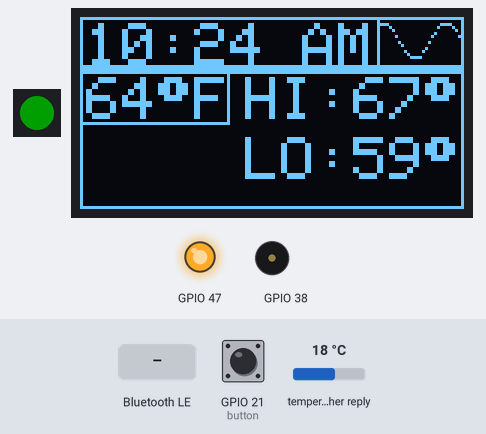
The program below on a simulated ESP32-S3. On the bench: 1 RGB LEDs in strip order, left to right, 128×64 one-colour display, output pins drawn as LEDs (lit = HIGH), buzzer (waves = sounding). The test bench sets the inputs (shaded band); at power-on: GPIO 21 (button) LOW, temperature in the weather reply 18 °C. Dim RGB values are drawn brighter than linear; WiFi joins after 1.5 s; servers stay silent unless stated; the local clock reads 2024-03-15 10:24:30 at power-on unless the program sets it; nothing arrives over Bluetooth unless stated; a phone connects over Bluetooth LE 3 s after start; web services answer with replies made up by the test bench; what the program prints to the serial monitor is not drawn.

Above: at 4.9 s.
5.0 s: Bluetooth LE write "1" received
At 6.2 s:
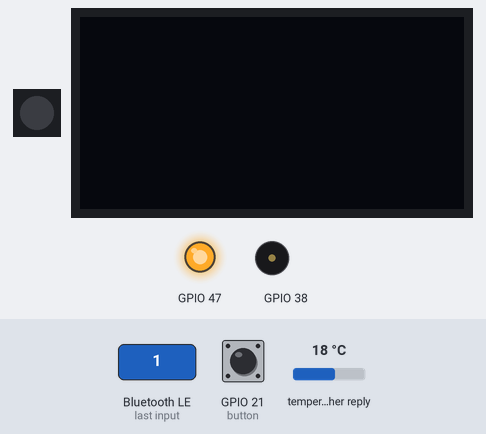
6.8 s: GPIO 21 (button) pulled HIGH for 0.15 s
7.5 s: GPIO 21 (button) pulled HIGH for 1 s
At 8.6 s:
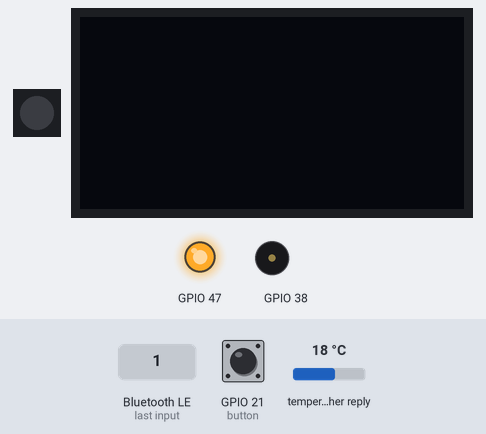
Timing chart, 0 to 10.5 s (numbered marks = the images above; inputs shaded):
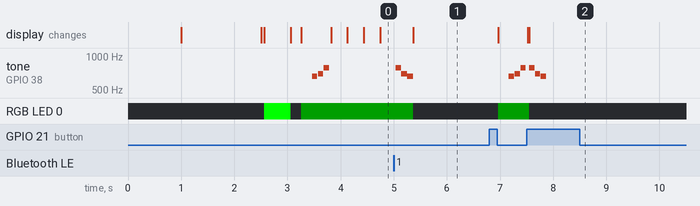

Measured:
- after the input at 5.0 s, tone on GPIO 38: silent → 784 Hz at once, → 698 Hz 0.11 s later, → 659 Hz 0.11 s later, → silent 0.11 s later; the display: changes after 0.37 s (image 1)
- after the input at 6.8 s, tone on GPIO 38: plays 659 Hz for 0.10 s, 698 Hz for 0.10 s, 784 Hz for 0.10 s, starting after 0.37 s; RGB LED 0: off → RGB(0, 30, 0) after 0.17 s
- after the input at 7.5 s, tone on GPIO 38: plays 784 Hz for 0.10 s, 698 Hz for 0.10 s, 659 Hz for 0.10 s, starting after 0.05 s

The program:

main.cpp
```cpp
#include <Arduino.h>
#include <Adafruit_NeoPixel.h>
#include <driver/touch_pad.h>
#include <Wifi.h>
#include <Wire.h>
#include <Adafruit_GFX.h>
#include <Adafruit_SSD1306.h>
#include <Buzzer.h>
#include <HTTPClient.h>
#include <ArduinoJson.h>
#define OLED_RESET -1
#define SCREEN_ADDRESS 0x3C

/* PINOUT
38 - buzzer
5 - SDA
6 - SCL
*/

// OLED definitions
#define SCREEN_WIDTH 128
#define SCREEN_HEIGHT 64
Adafruit_SSD1306 display(SCREEN_WIDTH, SCREEN_HEIGHT, &Wire, OLED_RESET);
#define SDA 5
#define SCL 6
char buffer[32];

// logo definition
const unsigned char logo[] PROGMEM = {
    0x80, 0x40, 0xbf, 0x40, 0xb3, 0x40, 0xb3, 0x40, 0xb3, 0x40, 0xa1, 0x40, 0xa1, 0x40, 0xbf, 0x40,
    0xde, 0xc0, 0xe1, 0xc0};

// Buzzer definitions
Buzzer buzzer(38);

// toggle button
bool button_state = false;
int button = 21;
volatile unsigned long lastDebounceTime = 0;
const unsigned long debounceDelay = 200;

// function prototypes
void turnOn();
void turnOff();
void updateWeather();
void drawSineWave(int y0, int height, int width);
void buttonToggle();

// weather API deifnitions
const float lat = 41.7143938;
const float lon = -88.0181318;
String serverPath = "https://api.open-meteo.com/v1/forecast?latitude=41.7143938&longitude=-88.0181318&current=temperature_2m,weather_code&daily=temperature_2m_max,temperature_2m_min&temperature_unit=fahrenheit&forecast_days=1";
const unsigned long timerDelay = 60000;
int lastWeather = 0;
int timeUpdate = 0;
HTTPClient http;
char currentTemp[8];
char lowTemp[8];
char highTemp[8];

// neopixel definitions
#define LED_PIN 48
#define LED_COUNT 1
Adafruit_NeoPixel strip(LED_COUNT, LED_PIN, NEO_GRB + NEO_KHZ800);

// bluetooth definitions
#include <BLEDevice.h>
#include <BLEUtils.h>
#include <BLEServer.h>
#define SERVICE_UUID "4fa87c0d-1234-4a2e-afe1-c746357d0d64"
#define CHARACTERISTIC_UUID "beb5483e-36e1-4688-b7f5-ea07361b26a8"
volatile bool toggle = false;
bool deviceConnected = false;
const unsigned long timeout = 100;
volatile unsigned long lastPacketTime = 0;

// wifi definitions
const char *ntpServer = "us.pool.ntp.org";
const long gmtOffset_sec = -3600 * 6;
const int daylightOffset_sec = 3600;
struct tm timeinfo;
int hour;
int adjustedHour;
int minute;
int seconds;
unsigned long lastUpdate = 0;

// machine state enum
enum MachineStates
{
  ON,
  OFF
};
MachineStates currentState = OFF;

// Callback class to handle data written from the phone app
class MyCallbacks : public BLECharacteristicCallbacks
{
  void onWrite(BLECharacteristic *pCharacteristic)
  {
    std::string value = pCharacteristic->getValue();

    if (value.length() > 0)
    {
      Serial.print("Received Value: ");
      for (int i = 0; i < value.length(); i++)
      {
        Serial.print(value[i]);
      }
      Serial.println();

      if (value == "1")
      {
        toggle = !toggle;
        if (toggle)
        {
          turnOn();
        }
        else
        {
          turnOff();
        }
      }
    }
  }
};

class MyServerCallbacks : public BLEServerCallbacks
{
  void onConnect(BLEServer *pServer)
  {
    deviceConnected = true;
    // Serial.println("Phone connected!");
  };

  void onDisconnect(BLEServer *pServer)
  {
    deviceConnected = false;
    toggle = false;
    Serial.println("Phone disconnected. Restarting advertising...");
    // Restart advertising so it can be discovered again
    BLEDevice::startAdvertising();
  }
};

void setup()
{
  Serial.begin(115200);
  delay(1000);
  pinMode(47, OUTPUT);
  digitalWrite(47, HIGH);
  strip.begin();
  strip.show();

  WiFi.begin("Pach", "artek122!");
  while (WiFi.status() != WL_CONNECTED)
  {
    delay(100);
    Serial.print(".");
  }
  configTime(gmtOffset_sec, daylightOffset_sec, ntpServer);

  // screen itinialization
  Wire.begin(SDA, SCL);
  while (!display.begin(SSD1306_SWITCHCAPVCC, SCREEN_ADDRESS))
  {
    Serial.println(F("SSD1306 allocation failed, trying again"));
    delay(100);
  }
  display.clearDisplay();
  display.display();
  display.setTextSize(2);
  display.setTextColor(SSD1306_WHITE);
  display.ssd1306_command(0xF0);

  // bluetooth initialization
  BLEDevice::init("fart cannon");
  BLEServer *pServer = BLEDevice::createServer();
  pServer->setCallbacks(new MyServerCallbacks());
  BLEService *pService = pServer->createService(SERVICE_UUID);
  BLECharacteristic *pCharacteristic = pService->createCharacteristic(CHARACTERISTIC_UUID, BLECharacteristic::PROPERTY_WRITE);
  pCharacteristic->setCallbacks(new MyCallbacks());
  pService->start();
  BLEAdvertising *pAdvertising = BLEDevice::getAdvertising();
  pAdvertising->addServiceUUID(SERVICE_UUID);
  pAdvertising->setScanResponse(true);
  pAdvertising->setMinPreferred(0x06); // functions that help with iPhone connections
  pAdvertising->setMinPreferred(0x12);
  BLEDevice::startAdvertising();

  strip.setPixelColor(0, 0, 255, 0);
  strip.show();
  delay(500);
  strip.setPixelColor(0, 0, 0, 0);
  strip.show();

  updateWeather();
  turnOn();
  toggle = 1;

  // button initialization
  pinMode(button, INPUT_PULLDOWN);
  attachInterrupt(digitalPinToInterrupt(button), buttonToggle, RISING);
}

void loop()
{

  if (button_state)
  {
    button_state = false;
    if (toggle)
    {
      turnOff();
    }
    else
    {
      turnOn();
    }
    toggle = !toggle;
  }
  if (millis() - timeUpdate >= 1000)
  {
    timeUpdate = millis();
    getLocalTime(&timeinfo);
    hour = timeinfo.tm_hour;
    minute = timeinfo.tm_min;
    seconds = timeinfo.tm_sec;
    adjustedHour = hour % 12;
  }

  switch (currentState)
  {
  case ON:

    if (millis() - lastWeather >= timerDelay)
    {
      lastWeather = millis();
      updateWeather();
    }

    if (millis() - lastUpdate >= 1000)
    {
      lastUpdate = millis();
      display.clearDisplay();

      if (adjustedHour == 0)
      {
        adjustedHour = 12;
      }

      if (minute < 10.0)
      {
        // Serial.printf("%i:%i%i:%i", (int)adjustedHour, 0, (int)minute, seconds);
        sprintf(buffer, "%i:%i%i", (int)adjustedHour, 0, (int)minute);
      }
      else if (minute >= 10.0)
      {
        // Serial.printf("%i:%i:%i", (int)adjustedHour, (int)minute, seconds);
        sprintf(buffer, "%i:%i", (int)adjustedHour, (int)minute);
      }

      if (hour >= 12)
      {
        // Serial.println(" PM");
        sprintf(buffer + strlen(buffer), " PM");
      }
      else
      {
        // Serial.println(" AM");
        sprintf(buffer + strlen(buffer), " AM");
      }
      display.setTextSize(2);
      display.setCursor(2, 2);
      display.print(buffer);

      // current temperature display
      int16_t x1, y1;
      uint16_t w1, h1;
      display.setCursor(2, 20);
      display.setTextSize(2);
      display.print(currentTemp);
      display.print((char)247);
      display.print("F");
      display.getTextBounds(currentTemp, 2, 20, &x1, &y1, &w1, &h1);
      display.drawRect(0, 18, (w1 + 2 + 24), (h1 + 2), SSD1306_WHITE);

      // high temperature display
      display.setTextSize(2);
      display.setCursor(55, 20);
      display.print("HI:");
      display.print(highTemp);
      display.print((char)247);
      // display.print("F");

      // low temperature display
      display.setTextSize(2);
      display.setCursor(55, 40);
      display.print("LO:");
      display.print(lowTemp);
      display.print((char)247);
      // display.print("F");
    }

    // add borders
    int16_t x, y;
    uint16_t w, h;
    display.getTextBounds(buffer, 1, 2, &x, &y, &w, &h);
    display.drawRect(0, 0, 100, (h + 2), SSD1306_WHITE);
    display.fillRect(0, (h + 2) - 2, 128, 3, SSD1306_WHITE);
    display.drawRect(0, 0, 128, 64, SSD1306_WHITE);

    // add icon in top right corner
    // display.drawBitmap(100, 2, logo, 10, 10, SSD1306_WHITE);

    drawSineWave(8, 6, 27);
    display.display();

    break;
  case OFF:
    // Serial.println("Machine is OFF");
    delay(200);
    break;
  }

  if (hour == 6 && minute == 0 && seconds == 0)
  {
    currentState = ON;
    buzzer.sound(NOTE_E5, 100);
    buzzer.sound(NOTE_F5, 100);
    buzzer.sound(NOTE_B6, 1000);
    delay(1000);
    buzzer.sound(NOTE_E5, 100);
    buzzer.sound(NOTE_F5, 100);
    buzzer.sound(NOTE_B6, 1000);
    delay(1000);
    buzzer.sound(NOTE_E5, 100);
    buzzer.sound(NOTE_F5, 100);
    buzzer.sound(NOTE_B6, 1000);
  }
}

void updateWeather()
{
  http.begin(serverPath);
  int httpResponseCode = http.GET();

  if (httpResponseCode == HTTP_CODE_OK)
  {
    String payload = http.getString();
    JsonDocument doc;
    deserializeJson(doc, payload);

    // Current Temperature
    float tempCurrent = doc["current"]["temperature_2m"];
    sprintf(currentTemp, "%.0f", tempCurrent);

    // Today's High & Low (First element in the daily arrays)
    float tempMax = doc["daily"]["temperature_2m_max"][0];
    float tempMin = doc["daily"]["temperature_2m_min"][0];
    sprintf(highTemp, "%.0f", tempMax);
    sprintf(lowTemp, "%.0f", tempMin);

    // weather code
    int weatherCode = doc["current"]["weather_code"];
  }

  http.end();
}

void drawSineWave(int y0, int height, int width) // generated by chatGPT not gonna lie
{
  static float phase = 0;   // scroll offset
  const float freq = 0.30;  // wave frequency
  const float amp = height; // wave amplitude

  // Erase only the region we draw
  display.fillRect(100, y0 - height - 1, width, (height * 2) + 2, 0);

  // Draw sine wave in this band
  for (int x = 0; x < width; x++)
  {
    float rad = (x + phase) * freq;
    int y = y0 + sin(rad) * amp;
    display.drawPixel(x + 100, y, SSD1306_WHITE);
  }

  phase += 1; // makes the wave scroll
}

void turnOn()
{
  display.ssd1306_command(SSD1306_DISPLAYON);
  display.setCursor(0,0);
  currentState = ON;
  strip.setPixelColor(0, 0, 30, 0);
  strip.show();
  updateWeather();
  buzzer.sound(NOTE_E5, 100);
  buzzer.sound(NOTE_F5, 100);
  buzzer.sound(NOTE_G5, 100);
}

void turnOff()
{
  display.ssd1306_command(SSD1306_DISPLAYOFF);
  currentState = OFF;
  strip.setPixelColor(0, 0, 0, 0);
  strip.show();
  display.clearDisplay();
  display.display();
  buzzer.sound(NOTE_G5, 100);
  buzzer.sound(NOTE_F5, 100);
  buzzer.sound(NOTE_E5, 100);
}

void buttonToggle()
{

  unsigned long currentTime = millis();
  if (currentTime - lastDebounceTime >= debounceDelay)
  {
    lastDebounceTime = currentTime;
    button_state = true;
  }


}
```
